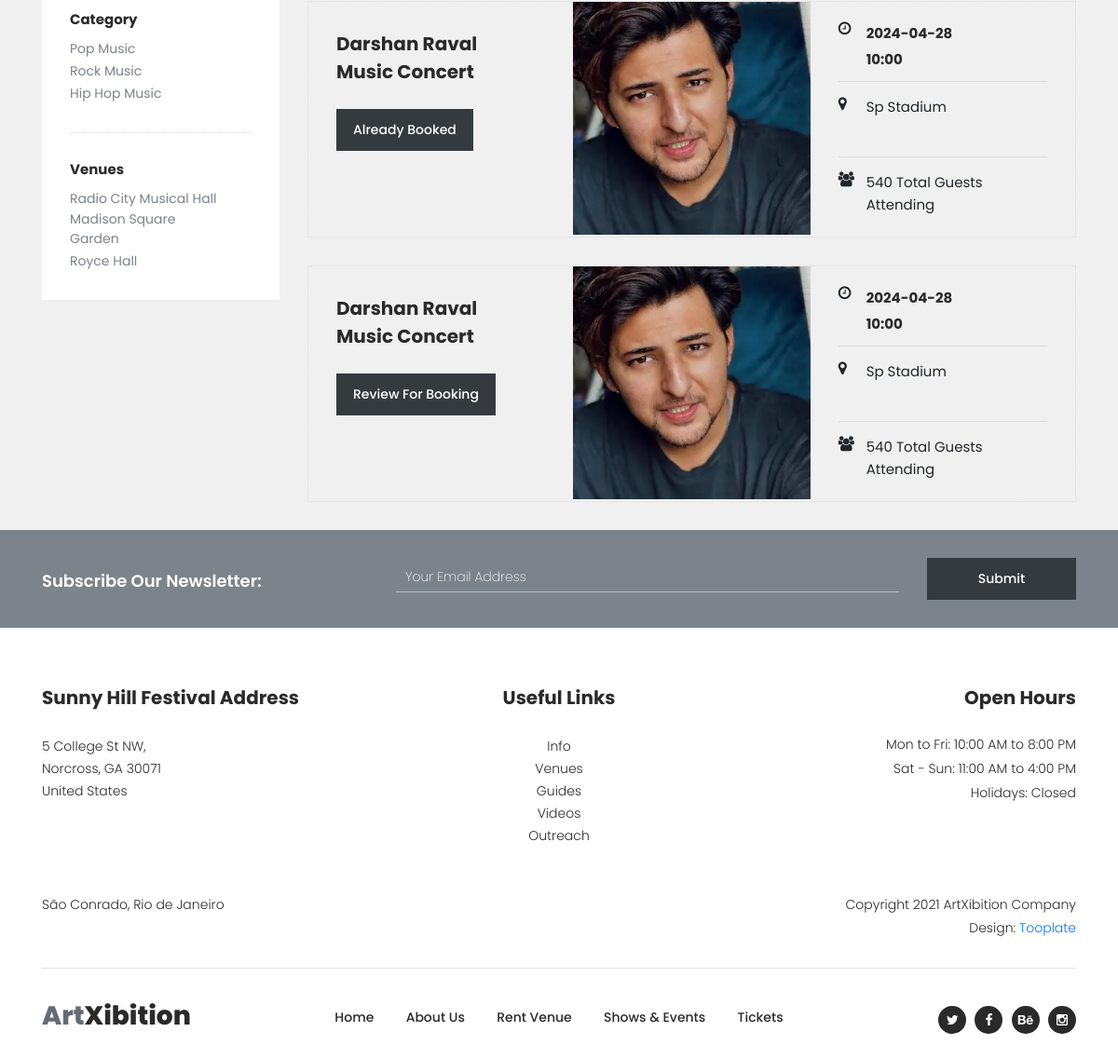
Page /myevents/ (signed in, lower part) on the earlier database version.
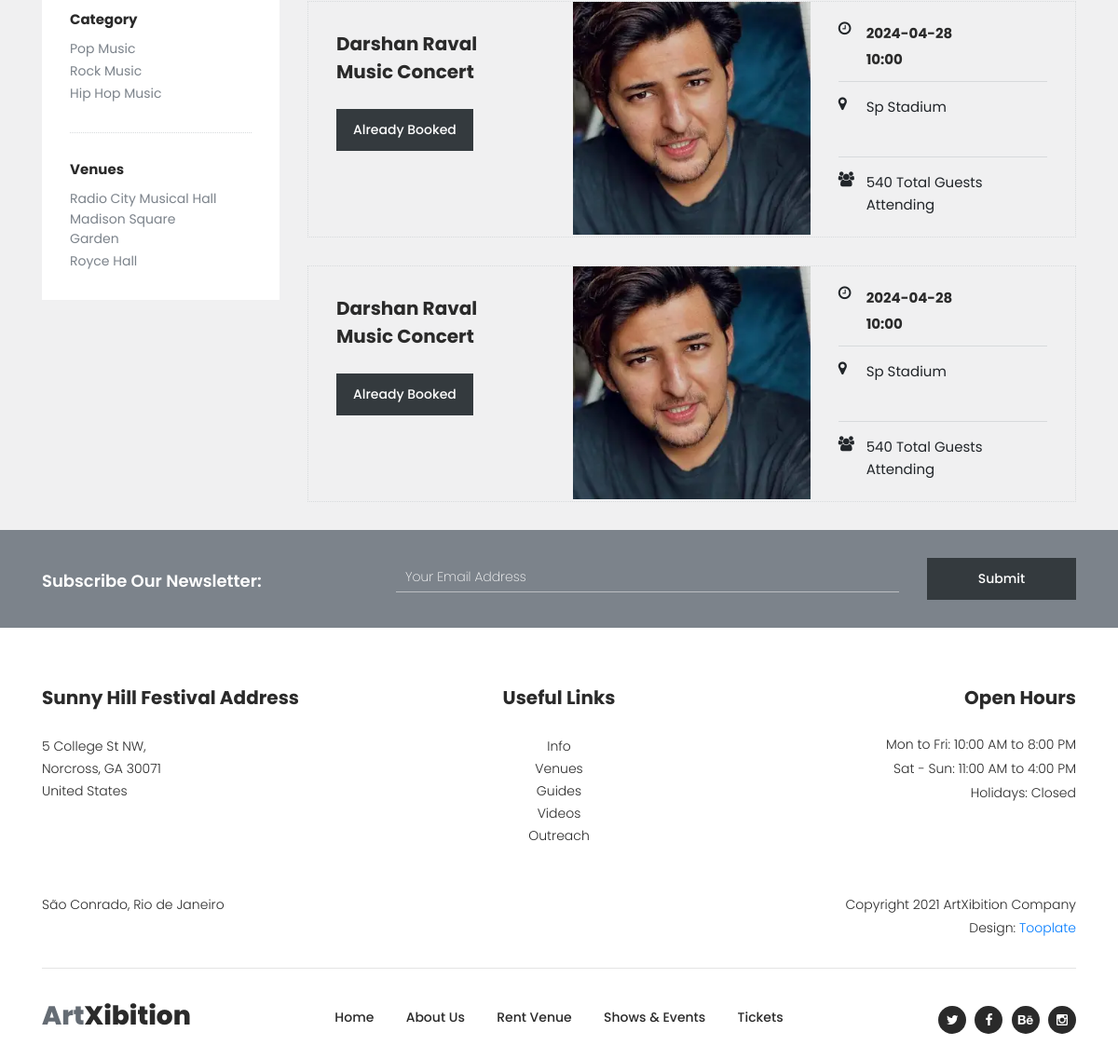
Same page on the later database version.
### myapp/models.py (models this page shows, shortened)
class BookEvent(models.Model):
	user=models.ForeignKey(User,on_delete=models.CASCADE)
	event=models.ForeignKey(Event,on_delete=models.CASCADE)
	event_price=models.PositiveIntegerField()
	ticket_qty=models.PositiveIntegerField()
	total_price=models.PositiveIntegerField(default=0)
	payment_status=models.BooleanField(default=False)

class Event(models.Model):
	manager=models.ForeignKey(User,on_delete=models.CASCADE)
	event_name=models.CharField(max_length=100)
	event_date=models.CharField(max_length=100)
	event_time=models.CharField(max_length=100)
	event_venue=models.TextField()
	event_picture=models.ImageField(upload_to="event_picture/")
	event_price=models.PositiveIntegerField()

### myapp/views.py (the view)
# urls.py: path('myevents/',views.myevents,name='myevents'),
def myevents(request):
	user=User.objects.get(email=request.session['email'])
	events=BookEvent.objects.filter(user=user)
	return render(request,'myevents.html',{'events':events,})

### myapp/templates/myevents.html (shortened to what this page needs)
{% extends 'header.html' %}
{% load static%}
{% block content %}
<!DOCTYPE html>
<html lang="en">
  <head>
   </head>
    <body>
    <div class="shows-events-tabs">
        <div class="container">
            <div class="row">
                <div class="col-lg-12">
                    <div class="row" id="tabs">
                        <div class="col-lg-12">
                            <section class='tabs-content'>
                                <article id='tabs-1'>
                                    <div class="row">
                                        <div class="col-lg-3">
                                            <div class="sidebar">
                                                <div class="row">
                                                    <div class="col-lg-12">
                                                        <div class="category">
                                                            <h6>Category</h6>
                                                            <ul>
                                                                <li><a href="#">Pop Music</a></li>
                                                                <li><a href="#">Rock Music</a></li>
                                                                <li><a href="#">Hip Hop Music</a></li>
                                                            </ul>
                                                        </div>
                                                    </div>
                                                    <div class="col-lg-12">
                                                        <div class="venues">
                                                            <h6>Venues</h6>
                                                            <ul>
                                                                <li><a href="#">Radio City Musical Hall</a></li>
                                                                <li><a href="#">Madison Square Garden</a></li>
                                                                <li><a href="#">Royce Hall</a></li>
                                                            </ul>
                                                        </div>
                                                    </div>
                                                </div>
                                            </div>
                                        </div>
                                        <div class="col-lg-9">
                                            <div class="row">
                                                {% for i in events %}
                                                <div class="col-lg-12">
                                                    <div class="event-item">
                                                        <div class="row">
                                                            <div class="col-lg-4">
                                                                <div class="left-content">
                                                                    <h4>{{i.event.event_name}}</h4>
                                                                    <div class="main-dark-button">
                                                                        {% if i.payment_status == False %}
                                                                    <a href="{% url 'payment' pk=i.pk %}">Review For Booking
                                                                    </a>
                                                                    {% else %}
                                                                    <a href=""disabled>Already Booked
                                                                    </a>
                                                                    {% endif %}
                                                                    </div>
                                                                </div>
                                                            </div>
                                                            <div class="col-lg-4">
                                                                <div class="thumb">
                                                                    <img src="{{i.event.event_picture.url}}" alt=""
                                                                    style="height: 250px;width: 300px;">
                                                                </div>
                                                            </div>
                                                            <div class="col-lg-4">
                                                                <div class="right-content">
                                                                    <ul>
                                                                        <li>
                                                                            <i class="fa fa-clock-o"></i>
                                                                            <h6>{{i.event.event_date}}<br>{{i.event.event_time}}</h6>
                                                                        </li>
                                                                        <li>
                                                                            <i class="fa fa-map-marker"></i>
                                                                            <span>{{i.event.event_venue}}</span>
                                                                        </li>
                                                                        <li>
                                                                            <i class="fa fa-users"></i>
                                                                            <span>540 Total Guests Attending</span>
                                                                        </li>
                                                                    </ul>
                                                                </div>
                                                            </div>
                                                        </div>
                                                    </div>
                                                </div>
                                                {% endfor %}
                                            </div>
                                        </div>
                                    </div>
                                </article>
                            </section>
                        </div>
                    </div>
                </div>
            </div>
        </div>
    </div>
    <div class="subscribe">
        <div class="container">
            <div class="row">
                <div class="col-lg-4">
                    <h4>Subscribe Our Newsletter:</h4>
                </div>
                <div class="col-lg-8">
                    <form id="subscribe" action="" method="get">
                        <div class="row">
                          <div class="col-lg-9">
                            <fieldset>
                              <input name="email" type="text" id="email" pattern="[^ @]*@[^ @]*" placeholder="Your Email Address" required="">
                            </fieldset>
                          </div>
                          <div class="col-lg-3">
                            <fieldset>
                              <button type="submit" id="form-submit" class="main-dark-button">Submit</button>
                            </fieldset>
                          </div>
                        </div>
                    </form>
                </div>
            </div>
        </div>
    </div>
  </body>
</html>
{% endblock %}

### myapp/templates/header.html (shortened to what this page needs)
{% load static %}
<!DOCTYPE html>
<html lang="en">
  <head>
    <link rel="stylesheet" type="text/css" href="{% static 'assets/css/bootstrap.min.css' %}">
    <link rel="stylesheet" type="text/css" href="{% static 'assets/css/font-awesome.css' %}">
    <link rel="stylesheet" type="text/css" href="{% static 'assets/css/owl-carousel.css' %}">
    <link rel="stylesheet" href="{% static 'assets/css/tooplate-artxibition.css' %}">
    </head>
    <body>
    {% block content %}
    {% endblock %}
    <footer>
        <div class="container">
            <div class="row">
                <div class="col-lg-4">
                    <div class="address">
                        <h4>Sunny Hill Festival Address</h4>
                        <span>5 College St NW, <br>Norcross, GA 30071<br>United States</span>
                    </div>
                </div>
                <div class="col-lg-4">
                    <div class="links">
                        <h4>Useful Links</h4>
                        <ul>
                            <li><a href="#">Info</a></li>
                            <li><a href="#">Venues</a></li>
                            <li><a href="#">Guides</a></li>
                            <li><a href="#">Videos</a></li>
                            <li><a href="#">Outreach</a></li>
                        </ul>
                    </div>
                </div>
                <div class="col-lg-4">
                    <div class="hours">
                        <h4>Open Hours</h4>
                        <ul>
                            <li>Mon to Fri: 10:00 AM to 8:00 PM</li>
                            <li>Sat - Sun: 11:00 AM to 4:00 PM</li>
                            <li>Holidays: Closed</li>
                        </ul>
                    </div>
                </div>
                <div class="col-lg-12">
                    <div class="under-footer">
                        <div class="row">
                            <div class="col-lg-6 col-sm-6">
                                <p>São Conrado, Rio de Janeiro</p>
                            </div>
                            <div class="col-lg-6 col-sm-6">
                                <p class="copyright">Copyright 2021 ArtXibition Company
                                <br>Design: <a rel="nofollow" href="https://www.tooplate.com" target="_parent">Tooplate</a></p>
                            </div>
                        </div>
                    </div>
                </div>
                <div class="col-lg-12">
                    <div class="sub-footer">
                        <div class="row">
                            <div class="col-lg-3">
                                <div class="logo"><span>Art<em>Xibition</em></span></div>
                            </div>
                            <div class="col-lg-6">
                                <div class="menu">
                                    <ul>
                                        <li><a href="index.html" class="active">Home</a></li>
                                        <li><a href="about.html">About Us</a></li>
                                        <li><a href="rent-venue.html">Rent Venue</a></li>
                                        <li><a href="shows-events.html">Shows & Events</a></li>
                                        <li><a href="tickets.html">Tickets</a></li>
                                    </ul>
                                </div>
                            </div>
                            <div class="col-lg-3">
                                <div class="social-links">
                                    <ul>
                                        <li><a href="#"><i class="fa fa-twitter"></i></a></li>
                                        <li><a href="#"><i class="fa fa-facebook"></i></a></li>
                                        <li><a href="#"><i class="fa fa-behance"></i></a></li>
                                        <li><a href="#"><i class="fa fa-instagram"></i></a></li>
                                    </ul>
                                </div>
                            </div>
                        </div>
                    </div>
                </div>
            </div>
        </div>
    </footer>
  </body>
</html>

Differences in the rows shown:
changed BookEvent (number 2 of 2 on the later page): payment_status "Review For Booking" → "Already Booked"
